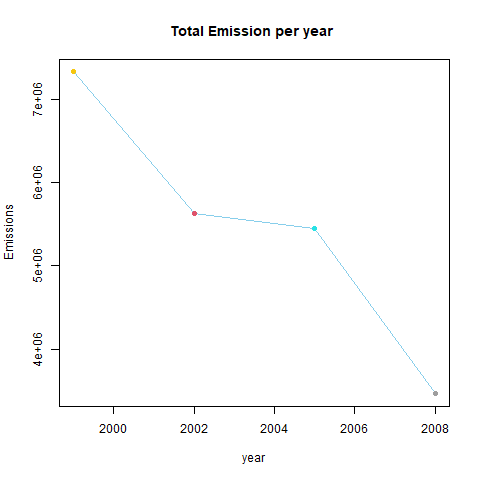

R code for this plot:
## Question 1
#help("aggregate")
totalEmis  <- stats::aggregate(Emissions ~ year, data = NEI, FUN = sum )
png(filename = "plot1.png")
with(totalEmis,
     {
       plot(year, Emissions, type = "l", col = "skyblue")
       points(year, Emissions, pch = 19, col = year)
       title(main = "Total Emission per year ")
     }
)
dev.off()
